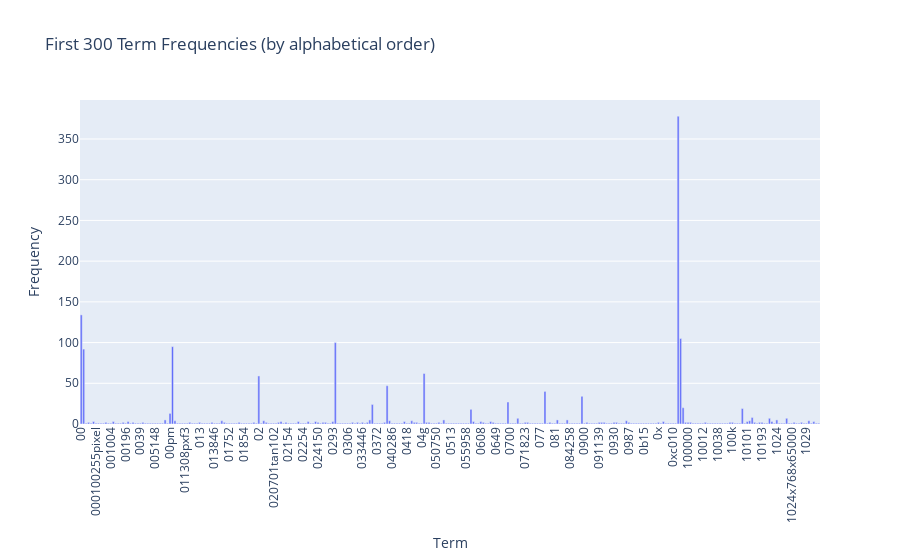

The notebook cell saved with this chart:
### Markdown cell above
### >>> **Exercise 12 (take home):**
If you want a nicer interactive visualization here, I would encourage you try to install and use plotly to achieve this.

### Code cell
# Answer here

# In this case, I plotted the exact same bar graph but with Plotly so it's interactive and nicer to visualize.

import plotly.express as px

term_frequencies = np.asarray(X_counts.sum(axis=0))[0]
df_terms = pd.DataFrame({
    "Term": count_vect.get_feature_names_out()[:300],
    "Frequency": term_frequencies[:300]
})

fig = px.bar(
    df_terms,
    x="Term", y="Frequency",
    title=f"First 300 Term Frequencies (by alphabetical order)",)
fig.update_layout(xaxis=dict(tickangle=-90))
fig.show()

### Figure 1 — Plotly figure (JSON) as saved in the notebook; plotly's stock layout.template omitted (floating-point values rounded to 4 significant figures; data arrays with more than 128 entries replaced by an {"elided": "..."} marker saying what was removed)
{"data": [{"hovertemplate": "Term=%{x}<br>Frequency=%{y}<extra></extra>", "legendgroup": "", "marker": {"color": "#636efa", "pattern": {"shape": ""}}, "name": "", "orientation": "v", "showlegend": false, "textposition": "auto", "type": "bar", "x": {"elided": "300 str values"}, "xaxis": "x", "y": {"elided": "300 int values"}, "yaxis": "y"}], "layout": {"barmode": "relative", "legend": {"tracegroupgap": 0}, "title": {"text": "First 300 Term Frequencies (by alphabetical order)"}, "xaxis": {"anchor": "y", "domain": [0, 1], "tickangle": -90, "title": {"text": "Term"}}, "yaxis": {"anchor": "x", "domain": [0, 1], "title": {"text": "Frequency"}}}}
